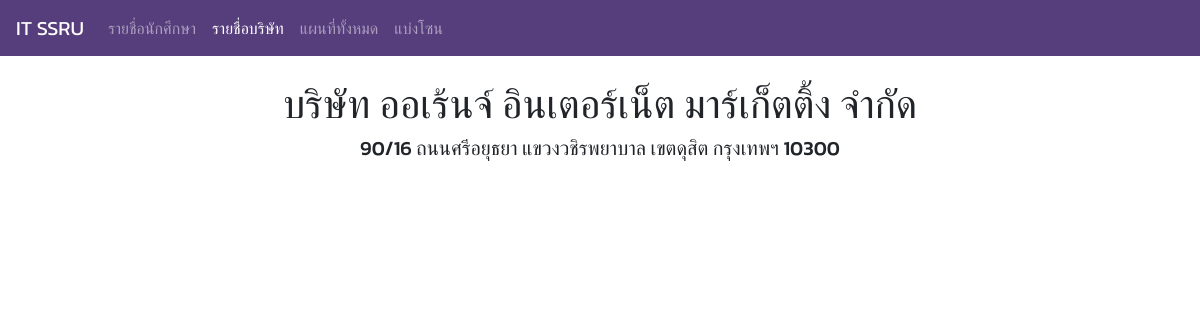
Screenshot of /company/detail/101 with the database file from the repository.
### tables this page shows
CREATE TABLE `company` (
  `com_id` int(11) NOT NULL,
  `com_name` varchar(100) NOT NULL,
  `com_addr` varchar(255) NOT NULL,
  `com_lat` double NOT NULL,
  `com_lng` double NOT NULL,
  `com_region` int(11) NOT NULL
);

### application/controllers/Company.php (called while the page is built, shortened)
<?php
class Company extends CI_Controller {
	public function detail($com_id) {
		$this->load->view('page_header');
		$company = $this->CompanyModel->getCompanyDetail($com_id);
		$data['company']  = $company;
		$this->load->view('company_detail',$data);
		$this->load->view('page_footer');
	}
}

### index.php (called while the page is built, shortened)
<?php
require_once BASEPATH.'core/CodeIgniter.php';

### application/models/CompanyModel.php (called while the page is built, shortened)
<?php
class CompanyModel extends CI_Model{
  public function getCompanyDetail($com_id) {
    $result = $this->db
    ->select('*')
    ->from('company')
    ->where('com_id',$com_id)
    ->get()
    ->result();
    return $result[0];
  }
}
 ?>

### application/views/company_detail.php (the view, shortened to what this page needs)
<div class="container">
	<h1 class="text-center kanit">	<?=$company->com_name?> </h1>
	<h5 class="text-center kanit"><?=$company->com_addr?></h5>
	<div class="mx-auto my-auto mt-3" id="map" style="width: 100%;height: 500px;"></div>
</div>

### application/views/page_header.php (style rules this page uses)
body { padding-top: 80px; height: 100%; }
.kanit { font-family: 'Kanit', sans-serif; }

### rows the page displays
company: com_name "บริษัท ออเร้นจ์ อินเตอร์เน็ต มาร์เก็ตติ้ง จำกัด", com_addr "90/16 ถนนศรีอยุธยา แขวงวชิรพยาบาล เขตดุสิต กรุงเทพฯ 10300"
